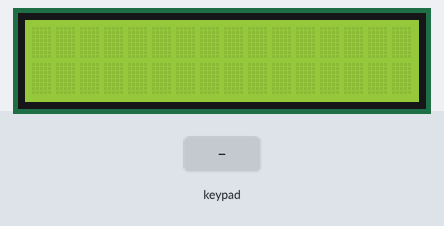
Simulated run of this sketch. Board: Arduino Uno, built with avr-gcc and run on an emulated ATmega328P. Shown: 16×2 character LCD. The test bench sets the inputs (shaded band). Random numbers use the default seed unless the sketch sets one; what the sketch prints to the serial monitor is not drawn.

Above: at 1.2 s.
1.3 s: keypad keys * 1 2 3 4 # # pressed 0.4 s apart
At 4.9 s:
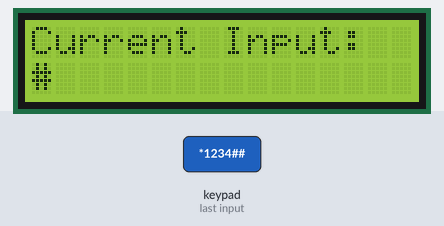
5.6 s: key 'A' pressed
At 6.2 s:
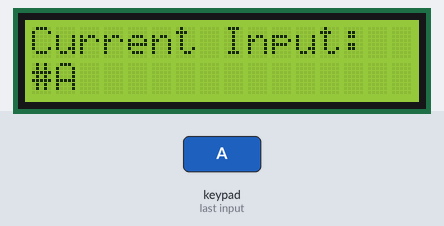
7.1 s: keypad keys * 1 2 3 4 # * pressed 0.4 s apart
At 10.5 s:
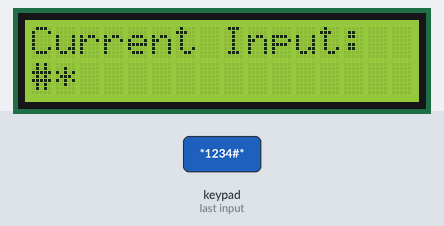
11.4 s: key 'B' pressed
At 11.8 s:
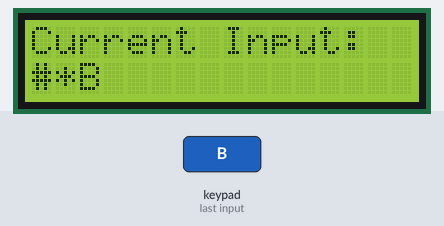
12.9 s: keypad keys * 1 2 3 4 # D pressed 0.4 s apart
At 16.0 s:
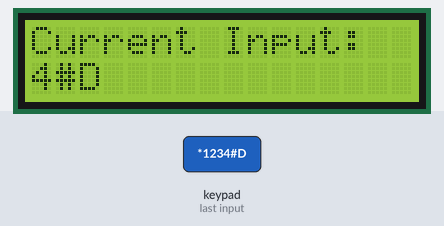
17.2 s: key 'C' pressed
At 17.6 s:
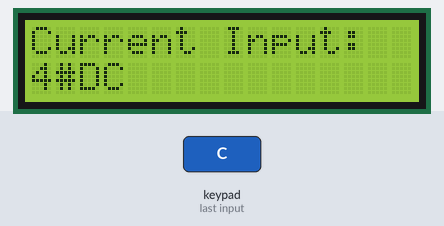
Timing chart, 0 to 19.7 s (numbered marks = the images above; inputs shaded):
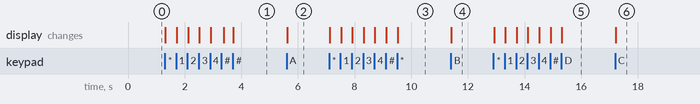

Measured:
- after the input at 1.3 s, the display: first changes at once (image 1 shows a later state)
- after the input at 5.6 s, the display: changes at once (image 2)
- after the input at 7.1 s, the display: first changes at once (image 3 shows a later state)
- after the input at 11.4 s, the display: changes at once (image 4)
- after the input at 12.9 s, the display: first changes at once (image 5 shows a later state)
- after the input at 17.2 s, the display: changes at once (image 6)

The sketch:

doorwithlcd.ino
```cpp
#include <Wire.h>
#include <LiquidCrystal_I2C.h>
#include <Keypad.h>

const byte ROWS = 4;
const byte COLS = 4;

char keys[ROWS][COLS] = {
  { '1', '2', '3', 'A' },
  { '4', '5', '6', 'B' },
  { '7', '8', '9', 'C' },
  { '*', '0', '#', 'D' }
};

// Update these pin configurations for NodeMCU
byte rowPins[ROWS] = { 13, 12, 11, 10 };  // D1, D2, D3, D4 are GPIO pins
byte colPins[COLS] = { 9, 8, 7, 6 };      // D5, D6, D7, D8 are GPIO pins

Keypad keypad = Keypad(makeKeymap(keys), rowPins, colPins, ROWS, COLS);

char password[] = "*1234#";  // Predefined password

char inputBuffer[7];  // Buffer to store user input (including null terminator)
int inputIndex = 0;   // Index to keep track of the current position in the input buffer
LiquidCrystal_I2C lcd(0x27, 16, 2);
// Function to generate a new 6-digit password
void generateNewPassword() {
  int newPassword = random(1000, 9999);  // Generate a random 6-digit number
  sprintf(password, "*%04d#", newPassword);
  Serial.println(newPassword);
  // Format the new password and store it in the password array
}

void setup() {
  Serial.begin(9600);
  lcd.begin();  // Initialize the LCD with 16 columns and 2 rows
  lcd.backlight();
}

void loop() {
  char key = keypad.getKey();

  if (key) {
    // Check if the input is within the allowed length
    if (inputIndex < 6) {
      inputBuffer[inputIndex++] = key;
      Serial.print("Current Input: ");
      lcd.setCursor(0, 0);
      lcd.print("Current Input:");
      Serial.println(inputBuffer);
      lcd.setCursor(0, 1);
      lcd.print(inputBuffer);
      // Check if the input is complete
      if (key == '#' && inputIndex == 6) {
        lcd.clear();
        Serial.println("Checking password...");
        lcd.print("Checking password...");
        // Compare the entered password with the predefined password
        if (strcmp(inputBuffer, password) == 0) {
          lcd.clear();
          Serial.println("Correct password!");
          lcd.print("Correct password!");
          lcd.clear();
          lcd.print("You can enter");
          // Generate and update the new password
          generateNewPassword();

          // Print the new password
          Serial.print("newpassword:");

          Serial.println(password);

        } else {
          Serial.println("Incorrect password!");
          lcd.clear();
          lcd.print("Incorrect password!");
        }

        // Reset the input buffer and index for the next input
        inputIndex = 0;
        memset(inputBuffer, 0, sizeof(inputBuffer));
      }
    } else {
      // Reset the input buffer and index if the input is too long
      inputIndex = 0;
      memset(inputBuffer, 0, sizeof(inputBuffer));
      Serial.println("Invalid input. Resetting!");
      lcd.clear();
          lcd.print("Invalid input");
    }
  }
}
```
